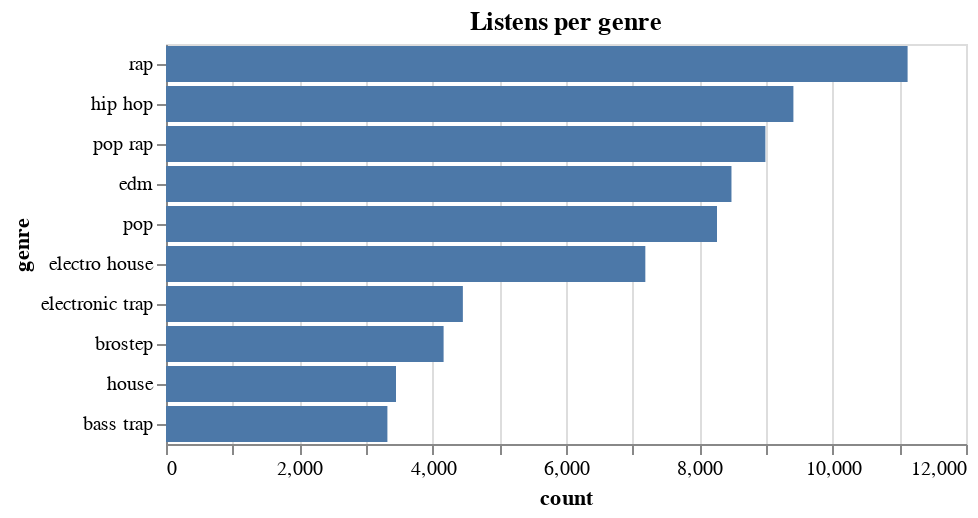

This figure's notebook cell:
### Markdown cell above
Then we can plot. Lets start with the total listens per genre.

### Code cell
#hide_input
alt.Chart(top_genres[:10]).mark_bar().encode(
    x='count', 
    y=alt.Y('genre', sort='-x'),
    tooltip=['count'],
).properties(title='Listens per genre')

### Figure 1 — Vega-Lite specification as saved in the notebook (floating-point values rounded to 4 significant figures)
{"usermeta": {"embedOptions": {"theme": "latimes"}}, "config": {"view": {"continuousWidth": 400, "continuousHeight": 300}}, "data": {"name": "data-8c85cf575eb5388d02d5cc4084c1f1c9"}, "mark": "bar", "encoding": {"tooltip": [{"type": "quantitative", "field": "count"}], "x": {"type": "quantitative", "field": "count"}, "y": {"type": "nominal", "field": "genre", "sort": "-x"}}, "title": "Listens per genre", "$schema": "https://vega.github.io/schema/vega-lite/v4.8.1.json", "datasets": {"data-8c85cf575eb5388d02d5cc4084c1f1c9": [{"genre": "rap", "count": 11120.0}, {"genre": "hip hop", "count": 9411.0}, {"genre": "pop rap", "count": 8991.0}, {"genre": "edm", "count": 8482.0}, {"genre": "pop", "count": 8265.0}, {"genre": "electro house", "count": 7190.0}, {"genre": "electronic trap", "count": 4453.0}, {"genre": "brostep", "count": 4164.0}, {"genre": "house", "count": 3450.0}, {"genre": "bass trap", "count": 3321.0}]}}
